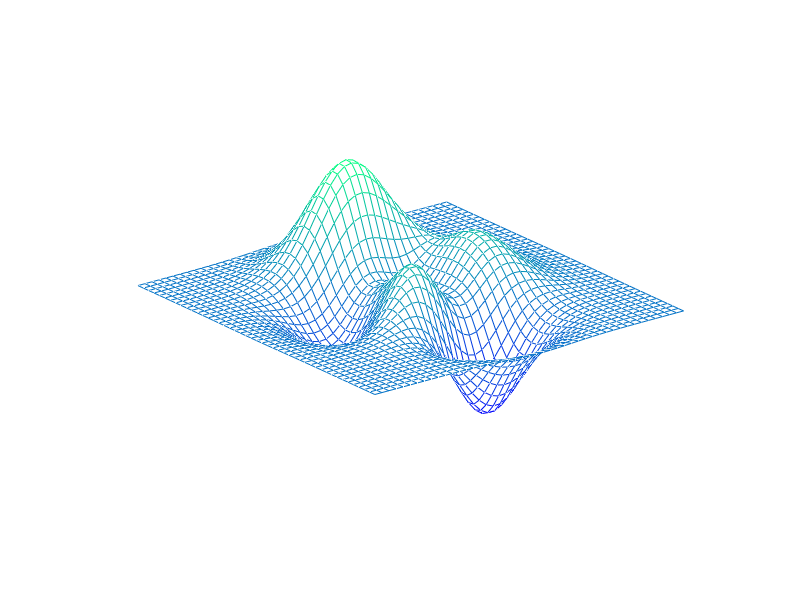
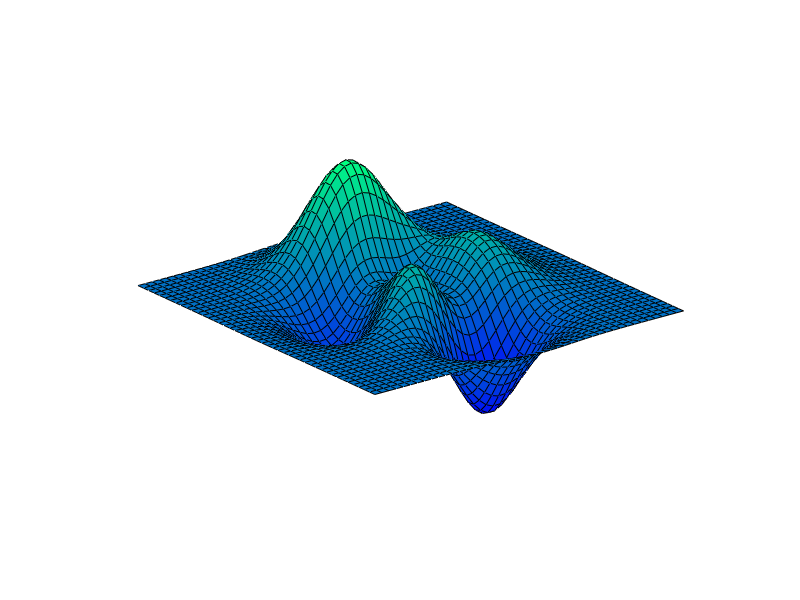

Here is the MATLAB script that generated these plots, in order:
z = peaks(45);
figure
mesh(z)
grid off
set(gcf,'color','w')
axis off
colormap winter
saveas(gcf,'exfigure1.png')

figure
surf(z)
grid off
set(gcf,'color','w')
axis off
colormap winter
saveas(gcf,'exfigure2.png')